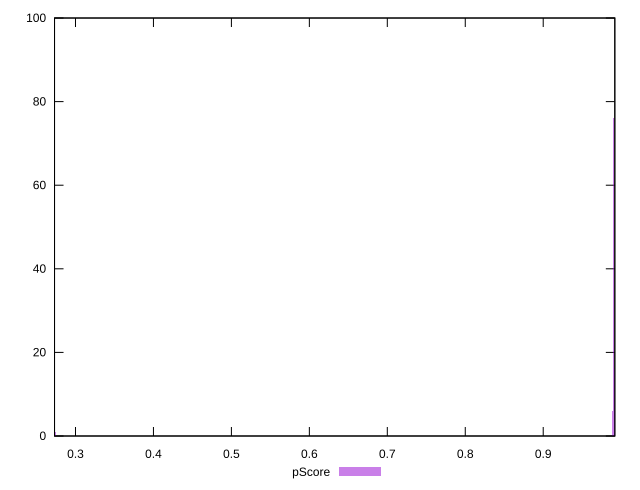

Write the gnuplot code that produced this figure.
reset

$pScore <<EOF
0.9905504742744581 76
0.989414521895703 6
0.272628570901227 1
0.9916864266532133 16
0.2749004756587372 1
EOF

set key outside below
set boxwidth 0.0011359523787551125
set xrange [0.2731128693948406:0.9918588543068967]
set yrange [0:100]
set trange [0:100]
set style fill transparent solid 0.5 noborder
set terminal svg size 640, 490 enhanced background rgb 'white'
set output "reports/report_00031_2021-02-24T23-18-18.084Z/largest-contentful-paint/samples/music/pScore/histogram.svg"

plot $pScore title "pScore" with boxes

reset
